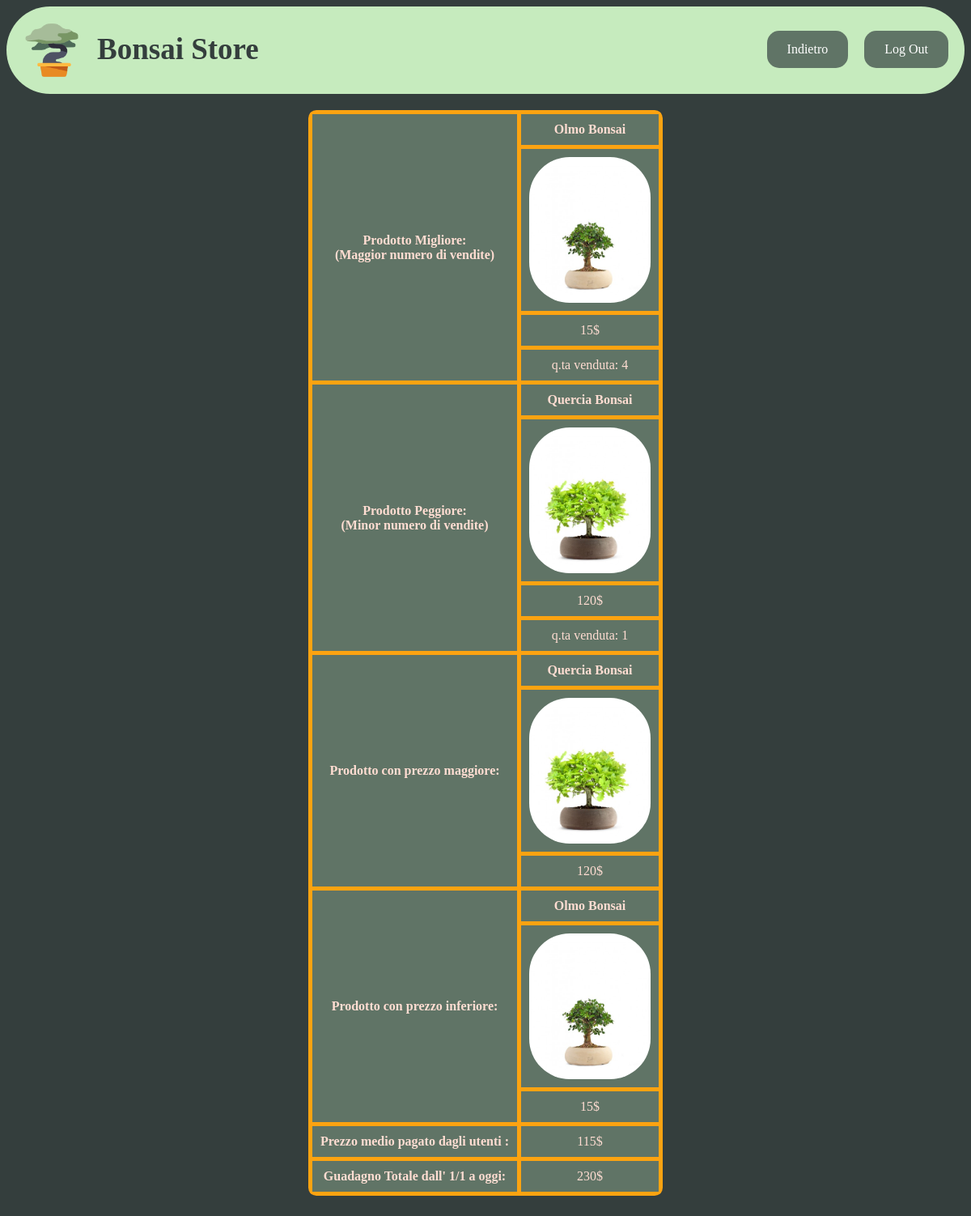
Screenshot of /insight.php with the database file from the repository.
### tables this page shows
CREATE TABLE `prodotti` (
  `id` int(11) NOT NULL,
  `nome` varchar(50) NOT NULL,
  `prezzo` float NOT NULL,
  `nomeimg` varchar(10) NOT NULL,
  `promo` tinyint(1) NOT NULL DEFAULT 0
);

### insight.php (the view, shortened to what this page needs)
<?php
$conn=new mysqli('localhost','root','','bonsaistore');
$best_product="SELECT prodotti.id , COUNT(acquisti.idprod)as tot_acquisti FROM prodotti INNER JOIN acquisti ON prodotti.id=acquisti.idprod GROUP BY acquisti.idprod HAVING tot_acquisti>=(SELECT COUNT(acquisti.idprod)as tot_acquisti FROM prodotti INNER JOIN acquisti ON prodotti.id=acquisti.idprod GROUP BY acquisti.idprod LIMIT 1)";
$res_BEST=mysqli_query($conn,$best_product);
    if(mysqli_num_rows($res_BEST)>0)
          {
              while($row=$res_BEST->fetch_assoc())
              {
                $id_best=$row["id"];
                $q_best=$row["tot_acquisti"];
              }
          }
$best_product_selection="SELECT * FROM prodotti WHERE id=$id_best";
$res_BEST=mysqli_query($conn,$best_product_selection);
    if(mysqli_num_rows($res_BEST)>0)
          {
              while($row=$res_BEST->fetch_assoc())
              {
                $nome_best=$row["nome"];
                $prezzo_best=$row["prezzo"];
                $immagine_best=$row["nomeimg"];
              }
          }
$worse_product="SELECT prodotti.id , COUNT(acquisti.idprod)as tot_acquisti FROM prodotti INNER JOIN acquisti ON prodotti.id=acquisti.idprod GROUP BY acquisti.idprod HAVING tot_acquisti<=(SELECT COUNT(acquisti.idprod)as tot_acquisti FROM prodotti INNER JOIN acquisti ON prodotti.id=acquisti.idprod GROUP BY acquisti.idprod LIMIT 1)";
$res_worse=mysqli_query($conn,$worse_product);
    if(mysqli_num_rows($res_worse)>0)
          {
              while($row=$res_worse->fetch_assoc())
              {
                $id_w=$row["id"];
                $q_w=$row["tot_acquisti"];
              }
          }
$worse_product_selection="SELECT * FROM prodotti WHERE id=$id_w";
$res_worse=mysqli_query($conn,$worse_product_selection);
    if(mysqli_num_rows($res_worse)>0)
          {
              while($row=$res_worse->fetch_assoc())
              {
                $nome_w=$row["nome"];
                $prezzo_w=$row["prezzo"];
                $immagine_w=$row["nomeimg"];
              }
          }
$more_exp="SELECT * FROM prodotti WHERE prezzo = (SELECT MAX(prezzo) FROM prodotti);";
$res_exp=mysqli_query($conn,$more_exp);
    if(mysqli_num_rows($res_exp)>0)
          {
              while($row=$res_exp->fetch_assoc())
              {
                $nome_e=$row["nome"];
                $prezzo_e=$row["prezzo"];
                $immagine_e=$row["nomeimg"];
              }
          }
$more_chp="SELECT * FROM prodotti WHERE prezzo = (SELECT MIN(prezzo) FROM prodotti);";
$res_chp=mysqli_query($conn,$more_chp);
    if(mysqli_num_rows($res_chp)>0)
          {
              while($row=$res_chp->fetch_assoc())
              {
                $nome_c=$row["nome"];
                $prezzo_c=$row["prezzo"];
                $immagine_c=$row["nomeimg"];
              }
          }
$avg_pay="SELECT AVG(subquery.guadagno) AS guadagno_medio FROM ( SELECT SUM(p.prezzo) AS guadagno FROM acquisti a JOIN prodotti p ON a.idprod = p.id WHERE MONTH(a.data) = MONTH(CURRENT_DATE()) AND YEAR(a.data) = YEAR(CURRENT_DATE()) GROUP BY a.usr ) AS subquery";
$res_avg=mysqli_query($conn,$avg_pay);
    if(mysqli_num_rows($res_avg)>0)
          {
              while($row=$res_avg->fetch_assoc())
              {
                $avg_price=$row["guadagno_medio"];
              }
          }
$total_income="SELECT SUM(p.prezzo) as total FROM prodotti p INNER JOIN acquisti a ON p.id = a.idprod WHERE a.data >= '2023-01-01';";
$res_tot=mysqli_query($conn,$total_income);
    if(mysqli_num_rows($res_avg)>0)
          {
              while($row=$res_tot->fetch_assoc())
              {
                $tot=$row["total"];
              }
          }
?>
<html lang="it">
<head>
  <link rel="stylesheet" href="Style.css">
</head>
<body>
<ul>
    <li><a  href="logged.php"> <img class="logo" src="imgsito/logo.png"></a></li>
    <li><h2 class="title">Bonsai Store</h2></li>
    <li class="acc_button"><a class="normalbutton" href="index.php">Log Out</a></li>
    <li class="acc_button"><a class="normalbutton" href="logged.php">Indietro</a></li>
</ul>
<div class="table-container">
<table>
<tbody>
  <tr>
    <td rowspan="4"class="titolo_prod">Prodotto Migliore:<br>(Maggior numero di vendite)</td>
    <?php print("<td class=\"titolo_prod\">".$nome_best."</td>");?>
  </tr>
  <tr>
  <?php print("<td>"."<img class=\"prod-img\" src='imgsito/".$immagine_best."'>"."</td>");?>
  </tr>
  <tr>
  <?php print("<td>".$prezzo_best."$</td>");?>
  </tr>
  <tr>
  <?php print("<td>q.ta venduta: ".$q_best."</td>");?>
  </tr>
  <tr>
    <td rowspan="4"class="titolo_prod">Prodotto Peggiore:<br>(Minor numero di vendite)</td>
    <?php print("<td class=\"titolo_prod\">".$nome_w."</td>");?>
  </tr>
  <tr>
  <?php print("<td>"."<img class=\"prod-img\" src='imgsito/".$immagine_w."'>"."</td>");?>
  </tr>
  <tr>
  <?php print("<td>".$prezzo_w."$</td>");?>
  </tr>
  <tr>
  <?php print("<td>q.ta venduta: ".$q_w."</td>");?>
  </tr>
  <tr>
    <td rowspan="4"class="titolo_prod">Prodotto con prezzo maggiore:</td>
    <?php print("<td class=\"titolo_prod\">".$nome_e."</td>");?>
  </tr>
  <tr>
  <?php print("<td>"."<img class=\"prod-img\" src='imgsito/".$immagine_e."'>"."</td>");?>
  </tr>
  <tr>
  <?php print("<td>".$prezzo_e."$</td>");?>
  </tr>
  <tr>
    <td rowspan="4" class="titolo_prod">Prodotto con prezzo inferiore:</td>
    <?php print("<td class=\"titolo_prod\">".$nome_c."</td>");?>
  </tr>
  <tr>
  <?php print("<td>"."<img class=\"prod-img\" src='imgsito/".$immagine_c."'>"."</td>");?>
  </tr>
  <tr>
  <?php print("<td>".$prezzo_c."$</td>");?>
  </tr>
  <tr>
    <td class="titolo_prod">Prezzo medio pagato dagli utenti :</td>
    <?php print("<td>".$avg_price."$</td>");?>
  </tr>
  <tr>
    <td class="titolo_prod">Guadagno Totale dall' 1/1 a oggi:</td>
    <?php print("<td>".$tot."$</td>");?>
  </tr>
</tbody>
</table>
  </div>
</body>
</html>

### Style.css (style rules this page uses)
html { font-family:verdana; background-color:#343E3D; }
.logo { max-height: 80px; }
.normalbutton:link, .normalbutton:visited { background-color:#607466; border-radius:15px; color: white; padding: 14px 25px; text-align: center; text-decoration: none; display:flex; transition-duration: 0.4s; margin-top:30px; }
.table-container { display: flex; justify-content: center; }
table { border-collapse: collapse; margin-top: 20px; margin-bottom:20px; border-radius:10px; overflow: hidden; }
.title { font-family: Brush Script MT; font-size: 37px; }
td,th { border: 5px solid #FCA311; padding: 10px; text-align: center; background-color:#607466; color:#FFDDD2; }
.titolo_prod { font-weight:bold; color:#FFDDD2; }
.prod-img { height:180px; width:150px; border-radius:50px; }
h2 { color:#343E3D; }
body { align-items: center; }
ul { list-style-type: none; margin: 0; padding: 0; overflow: hidden; background-color: #C6EBBE; border-radius: 500px; }
li { float: left; }
li a, .dropbtn { display: inline-block; color: white; text-align: center; padding: 14px 16px; text-decoration: none; }
.acc_button { float: right; margin-right: 20px; }

### rows the page displays
prodotti: nome "Olmo Bonsai", nomeimg (picture), prezzo "15"
prodotti: nome "Quercia Bonsai", nomeimg (picture), prezzo "120"

### other values shown
$q_best "4"
$q_w "1"
$avg_price "115"
$tot "230"
